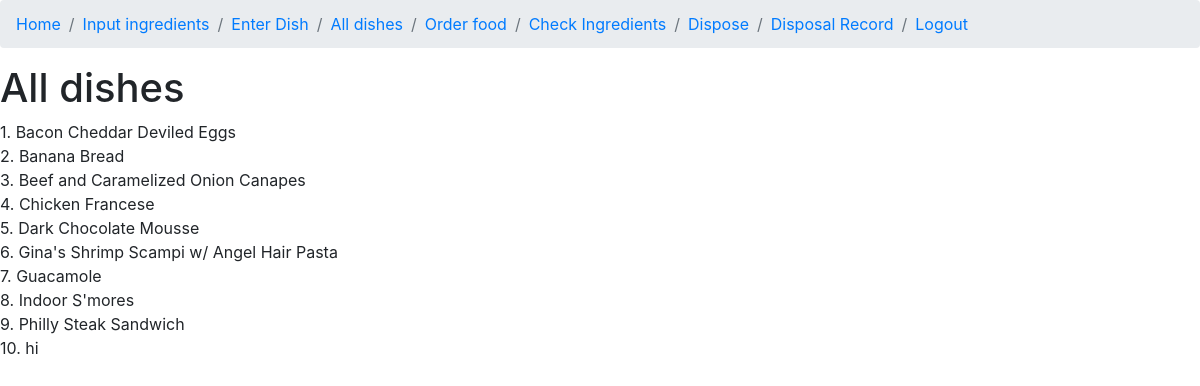
The app's page /alldishes (signed in), older data.
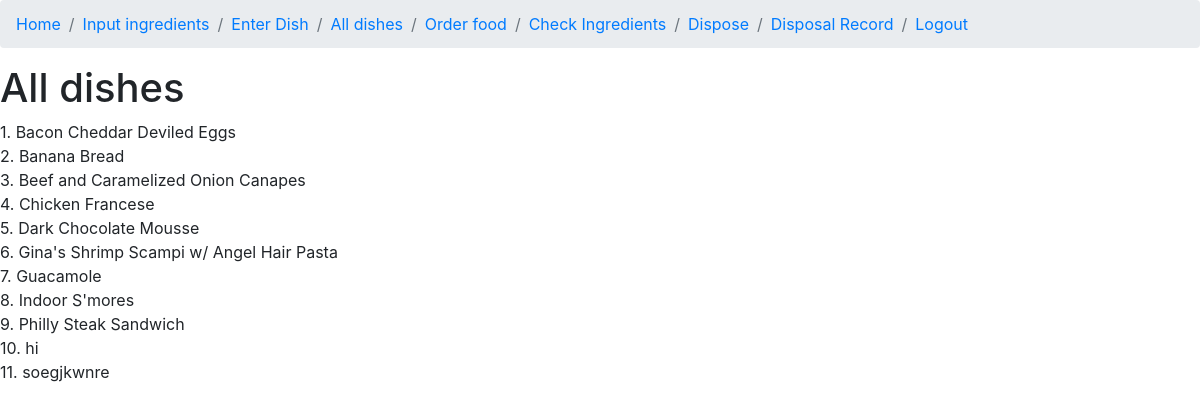
The same page, newer data.
### app/Pages/models.py (models this page shows, shortened)
class dishIngredientReq(db.Model):
    id = db.Column(db.Integer, primary_key=True)
    dishName = db.Column(db.String(64),index = True)
    ingredientName2 = db.Column(db.String(64),index = True)
    quantity2 = db.Column(db.Float)
    unitMeasure2 = db.Column(db.String(4))

### app/Pages/Fullmenu.py (the view)
@app.route('/alldishes', methods=["GET"])
@login_required
def fullmenu():
    dishes = dishIngredientReq.query.all()
    all = []
    for dish in dishes:
        all.append(dish.dishName)
    all = sorted(list(set(all)))
    for i, x in enumerate(all):
        all[i] = (i,x)
    return render_template('fullmenu.html', all=all)

### app/Pages/models.py (called while the page is built)
@login.user_loader
def load_user(id):
    return User.query.get(int(id))

### app/templates/fullmenu.html
{% extends "nav.html" %}
{% block content %}
    <h1>All dishes</h1>
    {% for i, dish in all %}
    <div>{{i+1}}. {{dish}}</div>
    {% endfor %}
{% endblock %}

Row changes from the older to the newer data that the page shows:
added dishIngredientReq: i "11", dishName "soegjkwnre"
